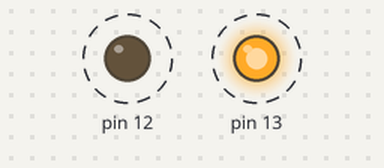
Bench run of a sketch on a simulated Arduino Uno, built with avr-gcc and run on an emulated ATmega328P. Parts: output pins drawn as LEDs (lit = HIGH). Dashed ring = blinking.

Above: at 0.2 s.
Timing chart, 0 to 3.0 s (numbered marks = the images above):
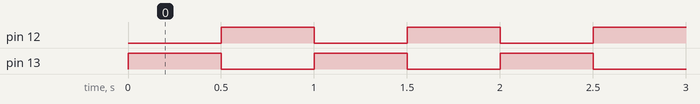

Measured:
- by itself, pin 12, pin 13: alternates HIGH for 0.50 s and LOW for 0.50 s

The sketch:

sketch.ino
```cpp
class LED {
  int pin;
public:
  LED(int p) : pin(p) {
    pinMode(pin, OUTPUT);
  }
  void on() { digitalWrite(pin, HIGH); }
  void off() { digitalWrite(pin, LOW); }
};

LED led1(13); // Create LED object for pin 13
LED led2(12);
void setup() {
  // Already handled in constructor
}

void loop() {
  led1.on();
  led2.off();
  delay(500);
  led1.off();
  led2.on();
  delay(500);
}
```
